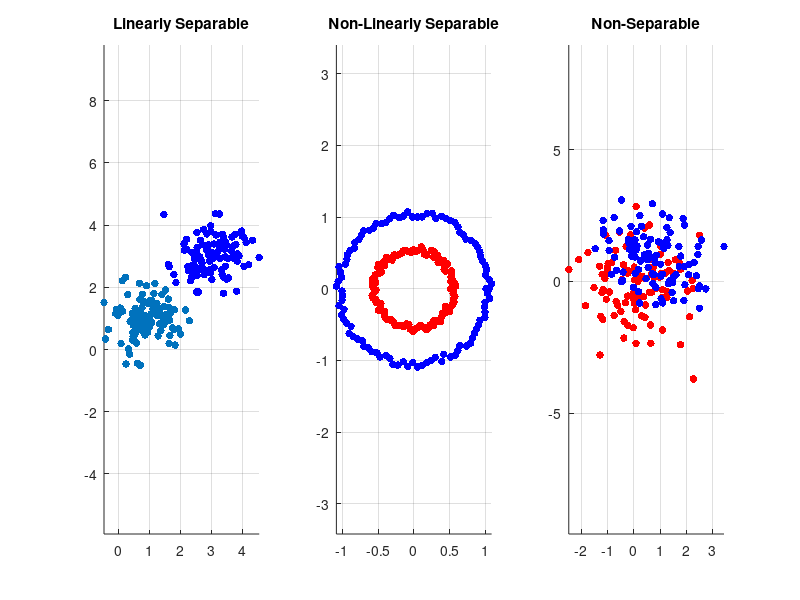

MATLAB code for this plot: (Note: this script raises an error after producing the figure.)
% classification_problems.m

% Clear workspace and figures
clear; close all; clc;

% Set random seed for reproducibility
rng(1);

% Create figure
figure;

%% 1. Linearly Separable
subplot(1,3,1);
hold on;

% Generate two Gaussian blobs linearly separable
mu1 = [1 1]; sigma1 = 0.3;
mu2 = [3 3]; sigma2 = 0.3;

class1 = mvnrnd(mu1, sigma1*eye(2), 100);
class2 = mvnrnd(mu2, sigma2*eye(2), 100);

scatter(class1(:,1), class1(:,2), 30, 'o', 'filled');
scatter(class2(:,1), class2(:,2), 30, 'b', 'filled');
title('Linearly Separable');
axis equal; grid on;

%% 2. Non-Linearly Separable
subplot(1,3,2);
hold on;

% Make a circular (concentric) dataset
theta = linspace(0, 2*pi, 100)';
r1 = 0.5 + 0.1*rand(100,1);
r2 = 1.0 + 0.1*rand(100,1);

class1 = [r1.*cos(theta), r1.*sin(theta)];
class2 = [r2.*cos(theta), r2.*sin(theta)];

scatter(class1(:,1), class1(:,2), 30, 'r', 'filled');
scatter(class2(:,1), class2(:,2), 30, 'b', 'filled');
title('Non-Linearly Separable');
axis equal; grid on;

%% 3. Non-Separable
subplot(1,3,3);
hold on;

% Two overlapping Gaussian distributions
mu1 = [0 0]; sigma1 = 1.0;
mu2 = [1 1]; sigma2 = 1.0;

class1 = mvnrnd(mu1, sigma1*eye(2), 100);
class2 = mvnrnd(mu2, sigma2*eye(2), 100);

scatter(class1(:,1), class1(:,2), 30, 'r', 'filled');
scatter(class2(:,1), class2(:,2), 30, 'b', 'filled');
title('Non-Separable');
axis equal; grid on;

% Overall title
sgtitle('Classification Problem Examples');
